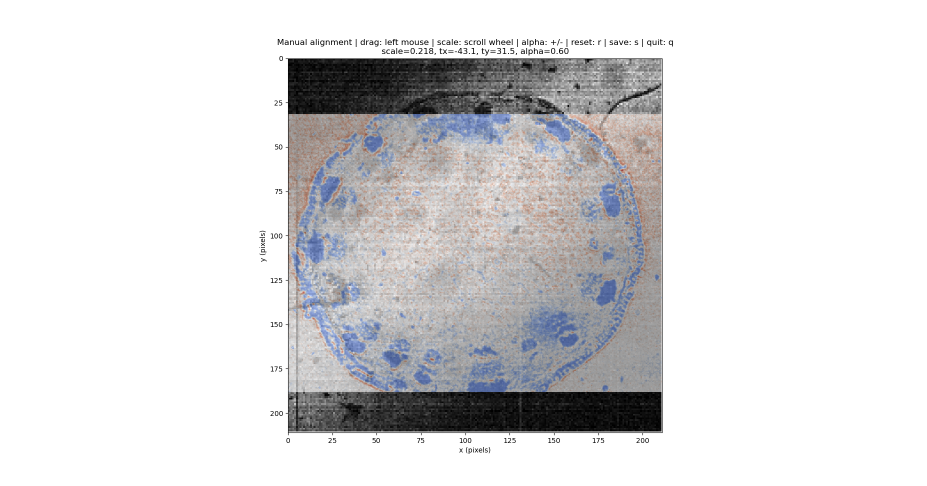
#> input picture publication_code/event_frame_match.png, 1854 x 972 px (shown at 1/2 size)
$ python match_frames_overlay.py --comp event_frame_match.png --ref event_frame_match.png --out-dir out
#> lines starting #> are read from the running program, lines starting #| are printed output that depends on the picture
#!/usr/bin/env python3
"""Feature/template alignment between two frames with overlay output."""
from __future__ import annotations

import argparse
from pathlib import Path
from typing import List, Tuple

import cv2
import numpy as np


def parse_args() -> argparse.Namespace:
    parser = argparse.ArgumentParser(description="Align two frames (feature or template) and create an overlay")
    parser.add_argument("--comp", type=Path, required=True, help="Path to compensated / target frame")
    parser.add_argument("--ref", type=Path, required=True, help="Path to reference frame")
    parser.add_argument("--out-dir", type=Path, required=True, help="Directory to save visualizations")
    parser.add_argument("--alpha", type=float, default=0.6, help="Blending factor for overlay (default 0.6)")
    parser.add_argument("--min-matches", type=int, default=12, help="Minimum matches required for feature alignment before falling back to template matching")
    return parser.parse_args()


def load_images(comp_path: Path, ref_path: Path):
    comp_color = cv2.imread(str(comp_path), cv2.IMREAD_COLOR)
#> comp_color is the input picture: shape (972, 1854, 3); mean B, G, R 220.2, 219, 219.3
    ref_color = cv2.imread(str(ref_path), cv2.IMREAD_COLOR)
    if comp_color is None:
        raise FileNotFoundError(comp_path)
    if ref_color is None:
        raise FileNotFoundError(ref_path)
    comp_gray = cv2.cvtColor(comp_color, cv2.COLOR_BGR2GRAY)
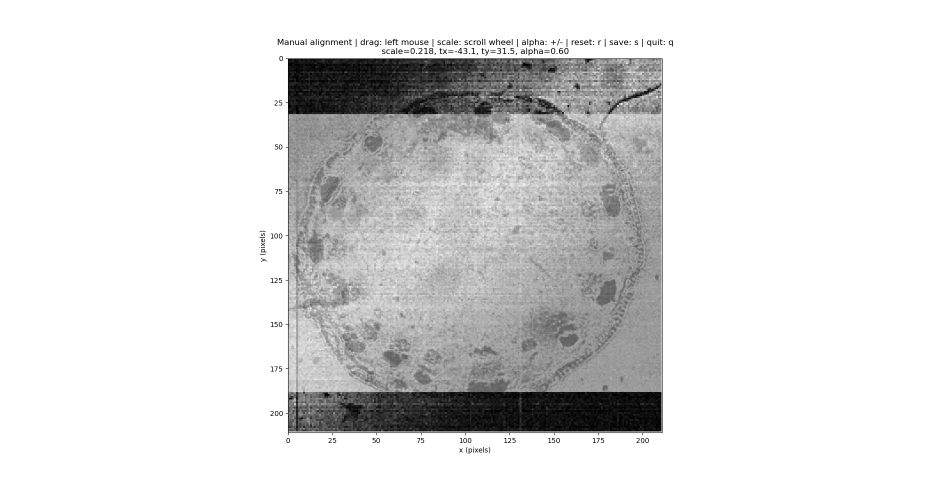
#> comp_gray: shape (972, 1854) (shown at 1/2 size); min 0, max 255, mean 219.2
    ref_gray = cv2.cvtColor(ref_color, cv2.COLOR_BGR2GRAY)
    return comp_color, comp_gray, ref_color, ref_gray


def detect_and_match(comp_gray: np.ndarray, ref_gray: np.ndarray) -> Tuple[List[cv2.KeyPoint], List[cv2.KeyPoint], List[cv2.DMatch], int]:
    detector = None
    norm = None
    if hasattr(cv2, "SIFT_create"):
        try:
            detector = cv2.SIFT_create(nfeatures=2000)
            norm = cv2.NORM_L2
        except Exception:
            detector = None
    if detector is None:
        detector = cv2.ORB_create(nfeatures=4000)
        norm = cv2.NORM_HAMMING

    kp1, des1 = detector.detectAndCompute(comp_gray, None)
#> kp1 = 2000 keypoints; strongest (x, y, size): (565, 79, 2.1), (981, 88, 1.9), (921, 97, 2), (1198, 82, 1.9)
    kp2, des2 = detector.detectAndCompute(ref_gray, None)
#> kp2 has the same summary as kp1
    if des1 is None or des2 is None or len(kp1) < 4 or len(kp2) < 4:
        return kp1 or [], kp2 or [], [], norm

    matcher = cv2.BFMatcher(norm, crossCheck=False)
    raw = matcher.knnMatch(des1, des2, k=2)
#> raw = 2000 matches
    good = []
    for m, n in raw:
        if m.distance < 0.75 * n.distance:
            good.append(m)
#> after the loop, good = 1978 matches
    return kp1, kp2, good, norm


def feature_alignment(comp_color, ref_color, comp_gray, ref_gray, alpha, min_matches, matches_path, overlay_path):
    kp1, kp2, matches, _ = detect_and_match(comp_gray, ref_gray)
#> kp2 has the same summary as kp1 in detect_and_match; matches = 1978 matches
    if len(matches) < min_matches:
        return False

    src_pts = np.float32([kp1[m.queryIdx].pt for m in matches]).reshape(-1, 1, 2)
#> src_pts = 1978 rows, first 8: [1344.5, 87.7], [523.3, 503.4], [1344.5, 82.47], [1321.3, 81.24], [1311.6, 88.03], [1301, 82.38], [1277.2, 824], [1249, 85.31]
    dst_pts = np.float32([kp2[m.trainIdx].pt for m in matches]).reshape(-1, 1, 2)
#> dst_pts has the same summary as src_pts
    H, mask = cv2.findHomography(dst_pts, src_pts, cv2.RANSAC, 5.0)
#> H = [[1, 3.07e-15, 8.53e-13], [-2.33e-16, 1, -7.91e-13], [-4.06e-18, 2.94e-18, 1]]; mask = 1978 values from 1 to 1
    if H is None:
        return False

    h, w = comp_gray.shape
#> h = 972; w = 1854
    warped_ref = cv2.warpPerspective(ref_color, H, (w, h))
    overlay = cv2.addWeighted(comp_color, 1.0 - alpha, warped_ref, alpha, 0)
    cv2.imwrite(str(overlay_path), overlay)

    matches_vis = cv2.drawMatches(comp_color, kp1, ref_color, kp2, matches, None,
                                  matchesMask=(mask.ravel().tolist() if mask is not None else None),
                                  flags=cv2.DrawMatchesFlags_NOT_DRAW_SINGLE_POINTS)
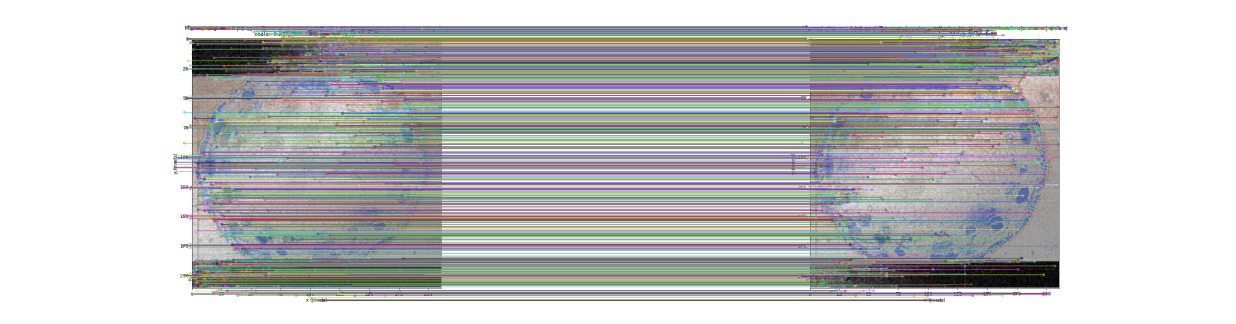
#> matches_vis: shape (972, 3708, 3) (shown at 1/3 size); mean B, G, R 194, 193.9, 193.5
    cv2.imwrite(str(matches_path), matches_vis)
    return True


def template_alignment(comp_color, ref_color, comp_gray, ref_gray, alpha, matches_path, overlay_path):
    result = cv2.matchTemplate(comp_gray, ref_gray, cv2.TM_CCOEFF_NORMED)
    _, max_val, _, max_loc = cv2.minMaxLoc(result)
    top_left = max_loc
    h_ref, w_ref = ref_gray.shape

    overlay = comp_color.copy()
    y0, y1 = top_left[1], top_left[1] + h_ref
    x0, x1 = top_left[0], top_left[0] + w_ref
    if y1 > overlay.shape[0] or x1 > overlay.shape[1]:
        y1 = min(y1, overlay.shape[0])
        x1 = min(x1, overlay.shape[1])
        ref_color = ref_color[: y1 - y0, : x1 - x0]
    roi = overlay[y0:y1, x0:x1]
    blended = cv2.addWeighted(roi, 1.0 - alpha, ref_color, alpha, 0)
    overlay[y0:y1, x0:x1] = blended
    cv2.imwrite(str(overlay_path), overlay)

    matches_vis = comp_color.copy()
    cv2.rectangle(matches_vis, top_left, (x1, y1), (0, 255, 0), 4)
    cv2.putText(matches_vis, f"template score: {max_val:.2f}", (top_left[0], max(0, top_left[1] - 10)),
                cv2.FONT_HERSHEY_SIMPLEX, 0.7, (0, 255, 0), 2, cv2.LINE_AA)
    cv2.imwrite(str(matches_path), matches_vis)


def main() -> None:
    args = parse_args()
    comp_color, comp_gray, ref_color, ref_gray = load_images(args.comp, args.ref)

    out_dir = args.out_dir
    out_dir.mkdir(parents=True, exist_ok=True)

    overlay_path = out_dir / f"{args.comp.stem}__{args.ref.stem}_overlay.png"
    matches_path = out_dir / f"{args.comp.stem}__{args.ref.stem}_matches.png"

    success = feature_alignment(comp_color, ref_color, comp_gray, ref_gray,
                                alpha=np.clip(args.alpha, 0.0, 1.0),
                                min_matches=args.min_matches,
                                matches_path=matches_path,
                                overlay_path=overlay_path)
#> success = True
    if success:
        print(f"Saved feature-based overlay to {overlay_path}")
        print(f"Saved match visualization to {matches_path}")
        return

    print("Feature alignment failed; falling back to template matching.")
    template_alignment(comp_color, ref_color, comp_gray, ref_gray,
                       alpha=np.clip(args.alpha, 0.0, 1.0),
                       matches_path=matches_path,
                       overlay_path=overlay_path)
    print(f"Saved template overlay to {overlay_path}")
    print(f"Saved template visualization to {matches_path}")


if __name__ == "__main__":
    main()
